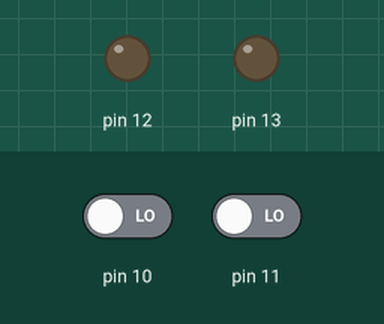
Bench run of a sketch on a simulated Arduino Uno, built with avr-gcc and run on an emulated ATmega328P. On the bench: output pins drawn as LEDs (lit = HIGH). Inputs (shaded band) come from the test bench; at power-on: pin 10 LOW, pin 11 LOW.

Above: at 1.2 s.
1.3 s: pin 10 driven HIGH
At 2.5 s:
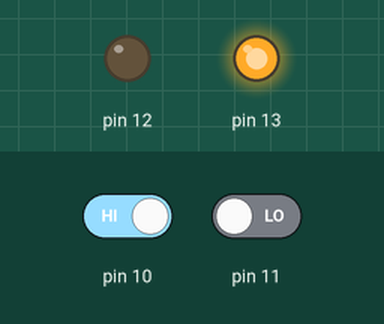
2.8 s: pin 11 driven HIGH
At 3.9 s:
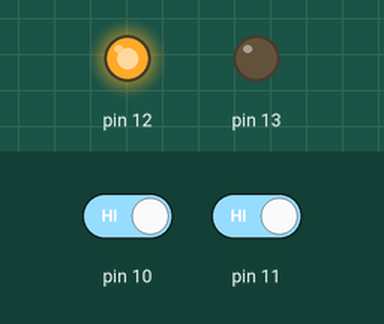
4.3 s: pin 11 driven LOW
At 5.0 s:
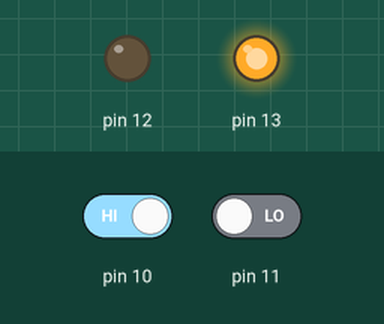
5.8 s: pin 10 driven LOW
At 6.2 s:
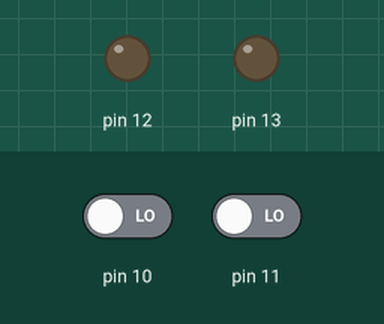
Timing chart, 0 to 8.3 s (numbered marks = the images above; inputs shaded):
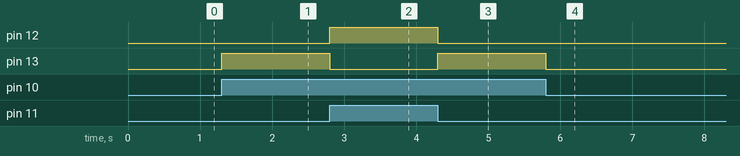

The sketch:

Adder.ino
```cpp
byte A,B;
void setup() {
  // put your setup code here, to run once:
pinMode(13,OUTPUT);
pinMode(12,OUTPUT);
pinMode(11,INPUT);
pinMode(10,INPUT);

}

void loop() {
  // put your main code here, to run repeatedly:
  A=digitalRead(11);
  B=digitalRead(10);

  digitalWrite(13,A^B);
  digitalWrite(12,A&B);

}
```

Measured:
- after the input at 1.3 s, pin 13: LOW → HIGH at once
- after the input at 2.8 s, pin 12: LOW → HIGH at once; pin 13: HIGH → LOW at once
- after the input at 4.3 s, pin 12: HIGH → LOW at once; pin 13: LOW → HIGH at once
- after the input at 5.8 s, pin 13: HIGH → LOW at once
